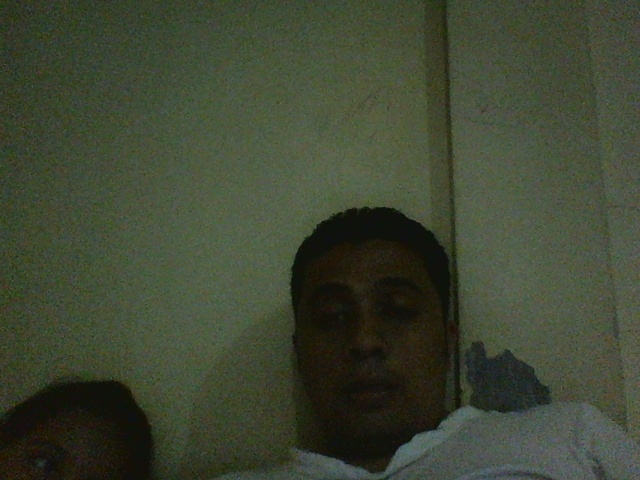
#> input picture test_image.jpg, 640 x 480 px
$ python capture_camera_03.py   (older library calls are emulated)
#> lines starting #> are read from the running program, lines starting #| are printed output that depends on the picture; after the words box and inside, x2 and y2 are one past the last pixel; in counts of white or black regions, pixels touching at a corner belong together
import numpy as np
import cv2

face_cascade = cv2.CascadeClassifier('haarcascade_frontalface_default.xml')
eye_cascade = cv2.CascadeClassifier('haarcascade_eye.xml')

img = cv2.imread('test_image.jpg')
#> img is the input picture: shape (480, 640, 3); mean B, G, R 51.3, 70.1, 62.8
gray = cv2.cvtColor(img, cv2.COLOR_BGR2GRAY)
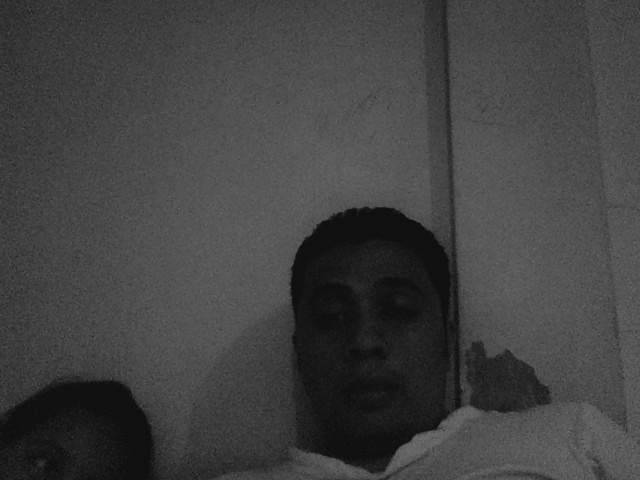
#> gray: shape (480, 640); min 10, max 117, mean 65.8
faces = face_cascade.detectMultiScale(gray, 1.3, 4, cv2.cv.CV_HAAR_SCALE_IMAGE, (20,20))
#> faces = [[270, 238, 196, 196]]
for (x,y,w,h) in faces:
    img = cv2.rectangle(img,(x,y),(x+w,y+h),(255,0,0),2)
#> this loop made 1 pass
#> pass 1, `img = cv2.rectangle(img,(x,y),(x+w,y+h),(255,0,0),2)`:
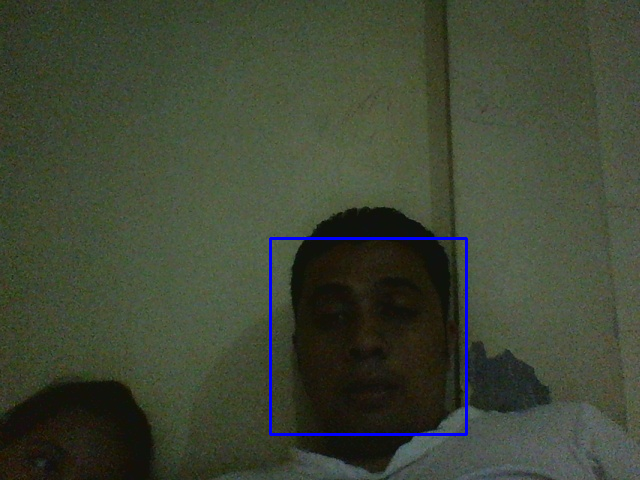
#> img: shape (480, 640, 3); 0.76% of pixels changed, all inside (x1, y1, x2, y2) = (269, 237, 468, 436)
    # [5 lines of commented-out code are left out]

cv2.imshow('img',img)
cv2.waitKey(0)
cv2.destroyAllWindows()
